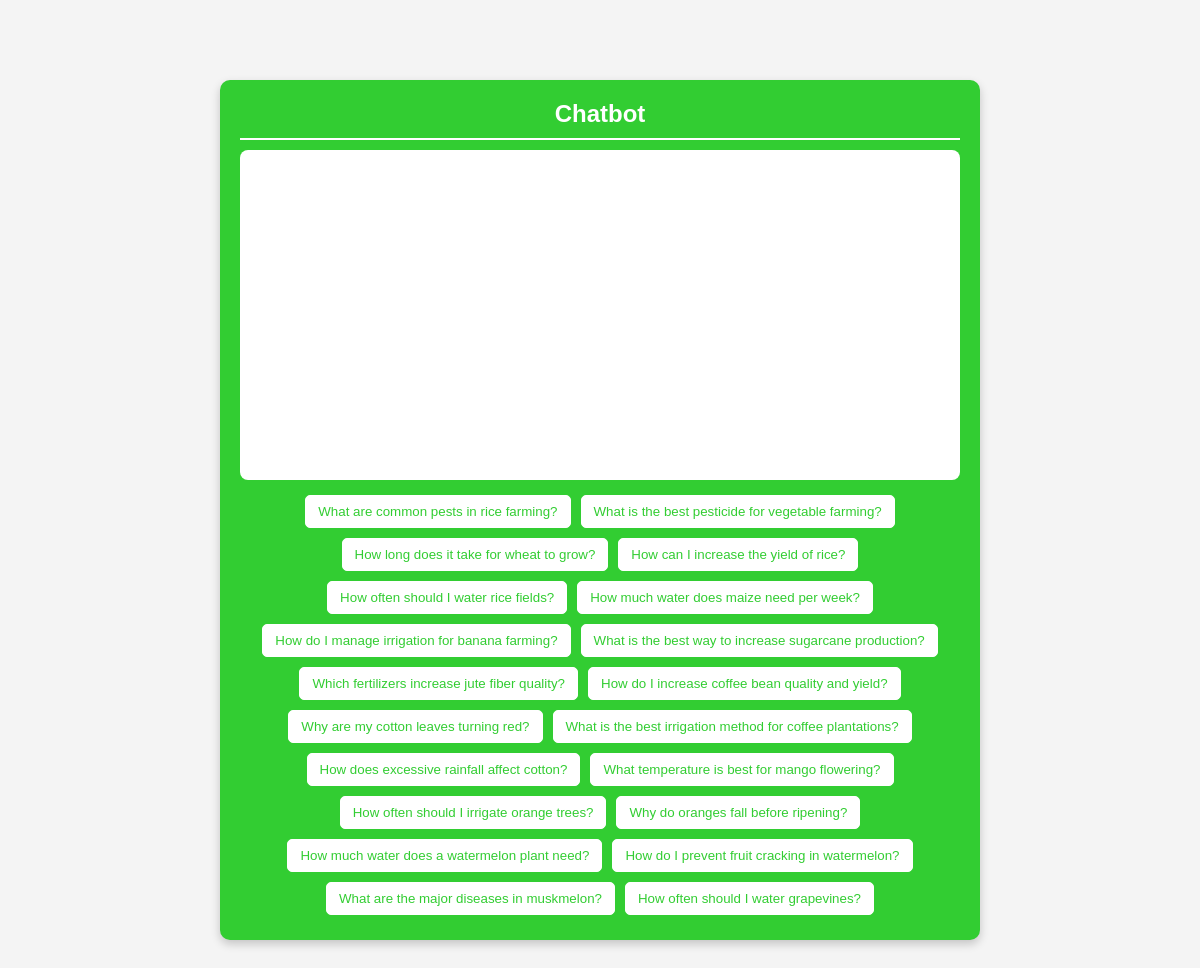
Page /User/chatbot/ (signed in) on the committed database.
### Admin/models.py (models this page shows)
class tbl_chatbot(models.Model):
    questions=models.CharField(max_length=50)
    answers=models.CharField(max_length=50)

### User/views.py (the view)
# urls.py: path('chatbot/',views.chatbot,name="chatbot"),
def chatbot(request):
    if "uid" in request.session:
        cha=tbl_chatbot.objects.all()
        return render(request,'User/Chatbot.html',{'cha':cha})
    else:
        return redirect("Guest:login")

### User/Templates/User/Chatbot.html (shortened to what this page needs)
<!DOCTYPE html>
<html lang="en">
<head>
</head>
<body>
    <div class="chat-container">
        <div class="chat-header">Chatbot</div>
        <div class="chat-box" id="chatbox"></div>
        <div class="question-list">
            {% for i in cha %}
                <button type="button" class="question-btn" data-id="{{ i.id }}">{{ i.questions }}</button>
            {% endfor %}
        </div>
    </div>
</body>
</html>

### User/Templates/User/Chatbot.html (style rules this page uses)
body { font-family: Arial, sans-serif; background-color: #f4f4f4; margin: 0; padding: 0; }
.chat-container { width: 60%; max-width: 800px; margin: 80px auto 100px; background: limegreen; border-radius: 10px; box-shadow: 0px 4px 10px rgba(0, 0, 0, 0.2); padding: 20px; }
.chat-header { text-align: center; font-size: 24px; font-weight: bold; color: white; padding-bottom: 10px; border-bottom: 2px solid white; }
.chat-box { height: 300px; overflow-y: auto; background: white; padding: 15px; border-radius: 8px; margin-top: 10px; }
.question-list { display: flex; flex-wrap: wrap; justify-content: center; margin-top: 10px; }
.question-btn { background: white; color: limegreen; border: 1px solid white; padding: 8px 12px; margin: 5px; cursor: pointer; border-radius: 5px; }

### rows in the picture
tbl_chatbot: questions "What are common pests in rice farming?"
tbl_chatbot: questions "What is the best pesticide for vegetable farming?"
tbl_chatbot: questions "How long does it take for wheat to grow?"
tbl_chatbot: questions "How can I increase the yield of rice?"
tbl_chatbot: questions "How often should I water rice fields?"
tbl_chatbot: questions "How much water does maize need per week?"
tbl_chatbot: questions "How do I manage irrigation for banana farming?"
tbl_chatbot: questions "What is the best way to increase sugarcane production?"
tbl_chatbot: questions "Which fertilizers increase jute fiber quality?"
tbl_chatbot: questions "How do I increase coffee bean quality and yield?"
tbl_chatbot: questions "Why are my cotton leaves turning red?"
tbl_chatbot: questions "What is the best irrigation method for coffee plantations?"
tbl_chatbot: questions "How does excessive rainfall affect cotton?"
tbl_chatbot: questions "What temperature is best for mango flowering?"
tbl_chatbot: questions "How often should I irrigate orange trees?"
tbl_chatbot: questions "Why do oranges fall before ripening?"
tbl_chatbot: questions "How much water does a watermelon plant need?"
tbl_chatbot: questions "How do I prevent fruit cracking in watermelon?"
tbl_chatbot: questions "What are the major diseases in muskmelon?"
tbl_chatbot: questions "How often should I water grapevines?"
